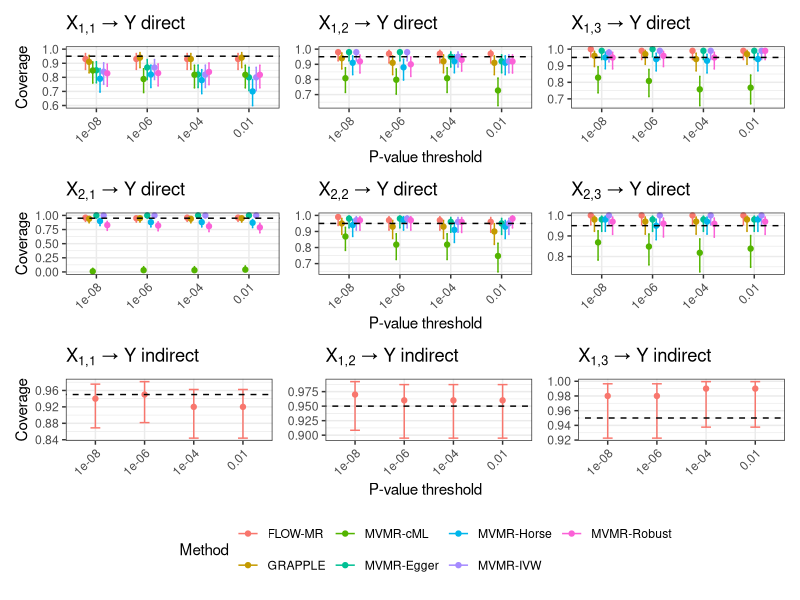
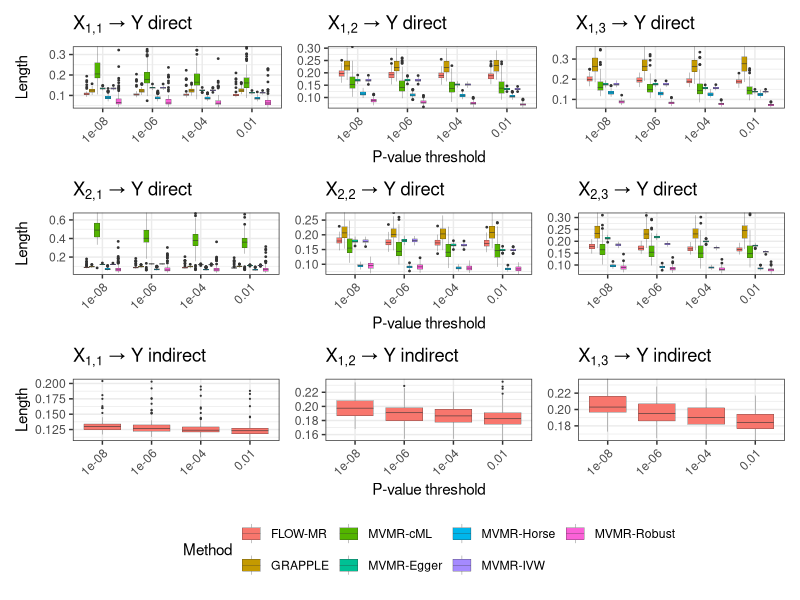

R code for these plots, in order:
library(ggplot2)
library(patchwork)
library(dplyr)
library(ggpubr)

df = read.csv("k=7_sim.csv")

df$pval = factor((df$pval), levels = c(1e-8, 1e-6, 1e-4, 1e-2))
K = 6
n = 100


true_val = c(0, 0, 0, 0.8, 0, 0)
covers = list()
for (trait in 1:K){
  df_sub = df[df$Trait == trait, ]
  df_sub = df_sub[df_sub$Method != "FLOW-MR-indirect", ]
  df_sub$result <- with(df_sub, ifelse(`lower` <= true_val[trait] & `upper` >= true_val[trait], TRUE, FALSE))
  
  coverage_df_sub <- df_sub %>%
    group_by(Method, Trait, pval) %>%
    summarize(coverage = mean(result), count = length(result)) %>%
    ungroup()
  coverage_df_sub$lower = 0
  coverage_df_sub$upper = 0
  
  for(i in 1:nrow(coverage_df_sub)){
    coverage_df_sub$lower[i] =  as.vector( 
      prop.test(x = coverage_df_sub$coverage[i] * coverage_df_sub$count[i], n = coverage_df_sub$count[i])$conf.int)[1]
    coverage_df_sub$upper[i] =  as.vector( 
      prop.test(x = coverage_df_sub$coverage[i] * coverage_df_sub$count[i], n = coverage_df_sub$count[i])$conf.int)[2]
  }
  
  covers[[trait]] = ggplot(coverage_df_sub, aes(x = pval, y = coverage, color = Method)) +
    geom_errorbar(aes(ymin = lower, ymax = upper), width = 0.2, position = position_dodge(0.5)) +
    geom_point(position = position_dodge(0.5)) +
    labs(x = "P-value threshold", y = "Coverage",  title = paste("Coverage for Exp", toString(trait), "indirect") ) +
    theme_bw() + geom_abline(slope = 0, intercept = .95,  linetype = "dashed") +    theme(axis.text.x = element_text(angle = 45, hjust = 1))+
    ylim(NA, 1) 
  
}




# Compute the Length
lengths = list()
for (trait in 1:K){
  df_sub = df[df$Trait == trait, ]
  df_sub = df_sub[df_sub$Method != "FLOW-MR-indirect", ]
  df_sub = df_sub[df_sub$length < 3, ]
  
  y_min <- quantile(df_sub$length, 0.01)  # Lower 5% quantile
  y_max <- quantile(df_sub$length, 0.99)  # Upper 95% quantile
  
  lengths[[trait]] =  ggplot(df_sub, aes(x = pval, y = length, fill = Method)) +
    geom_boxplot(outlier.size = .3,size = .1, position = position_dodge()) +  # Bar plot with dodged bars
    labs(x = "P-value threshold", y = "Length",  title = paste("Length for Exp", toString(trait), "indirect") ) +
    theme_bw() +    theme(axis.text.x = element_text(angle = 45, hjust = 1))+ coord_cartesian(ylim = c(y_min, y_max)) 
}

covers_ind = list()
true_ind = c(0.8, 0, 0)
for (trait in 1:3){
  df_sub = df[df$Method == "FLOW-MR-indirect", ]
  df_sub = df_sub[df_sub$Trait == trait, ]
  df_sub$result <- with(df_sub, ifelse(`lower` <= true_ind[trait] & `upper` >= true_ind[trait], TRUE, FALSE))
  
  coverage_df_sub <- df_sub %>%
    group_by(Method, Trait, pval) %>%
    summarize(coverage = mean(result)) %>%
    ungroup()
  coverage_df_sub$lower = 0
  coverage_df_sub$upper = 0
  
  for(i in 1:nrow(coverage_df_sub)){
    coverage_df_sub$lower[i] =  as.vector( 
      prop.test(x = coverage_df_sub$coverage[i] * n, n = n)$conf.int)[1]
    coverage_df_sub$upper[i] =  as.vector( 
      prop.test(x = coverage_df_sub$coverage[i] * n, n = n)$conf.int)[2]
  }
  
  covers_ind[[trait]] = ggplot(coverage_df_sub, aes(x = pval, y = coverage, color = Method)) +
    geom_errorbar(aes(ymin = lower, ymax = upper), width = 0.2, position = position_dodge(0.5)) +
    geom_point(position = position_dodge(0.5)) +
    labs(x = "P-value threshold", y = "Coverage",  title = paste("Coverage for Exp", toString(trait), "indirect") ) +
    theme_bw() + geom_abline(slope = 0, intercept = .95,  linetype = "dashed")+ theme(legend.position = "none")+ theme(axis.text.x = element_text(angle = 45, hjust = 1)) 
  
}

lengths_ind = list()
for (trait in 1:3){
  df_sub = df[df$Method == "FLOW-MR-indirect", ]
  
  df_sub = df_sub[df_sub$Trait == trait, ]
  df_sub = df_sub[df_sub$length < 2, ]
  y_min <- quantile(df_sub$length, 0.01)  # Lower 5% quantile
  y_max <- quantile(df_sub$length, 0.99)  # Upper 95% quantile
  
  lengths_ind[[trait]] =  ggplot(df_sub, aes(x = pval, y = length, fill = Method)) +
    geom_boxplot(outlier.size = .1, size = .1, position = position_dodge()) +  # Bar plot with dodged bars
    labs(x = "P-value threshold", y = "Length",  title = paste("Length for Exp", toString(trait), "indirect") ) +
    theme_bw()+ theme(legend.position = "none")+   theme(axis.text.x = element_text(angle = 45, hjust = 1))+ coord_cartesian(ylim = c(y_min, y_max)) 
}

c1 = wrap_plots(list(
  covers[[1]] + ggtitle(expression(X[1*","*1] ~ "→" ~ Y ~ "direct")) + theme(legend.position = "none") + 
    guides(color = "none", fill = "none", linetype = "none") ,
  covers[[2]] + theme(axis.title.y = element_blank()) + ggtitle(expression(X[1*","*2] ~ "→" ~ Y ~ "direct")) + theme(legend.position = "none") + 
    guides(color = "none", fill = "none", linetype = "none") ,
  covers[[3]] + theme(axis.title.y = element_blank()) + ggtitle(expression(X[1*","*3] ~ "→" ~ Y ~ "direct")) + theme(legend.position = "none")+ 
    guides(color = "none", fill = "none", linetype = "none") 
), nrow = 1) +
  plot_layout(guides = 'collect', axis_titles = "collect")  # Collect legends here

c2 = wrap_plots(list(
  covers[[4]] + ggtitle(expression(X[2*","*1] ~ "→" ~ Y ~ "direct")),
  covers[[5]] + theme(axis.title.y = element_blank()) + ggtitle(expression(X[2*","*2]~ "→" ~ Y ~ "direct")),
  covers[[6]] + theme(axis.title.y = element_blank()) + ggtitle(expression(X[2*","*3] ~ "→" ~ Y ~ "direct"))
), nrow = 1) +
  plot_layout(axis_titles = "collect") + theme(legend.position = "none")  # Remove legend for c2

c3 = wrap_plots(list(
  covers_ind[[1]] + ggtitle(expression(X[1*","*1] ~ "→" ~ Y ~ "indirect")) + theme(legend.position = "none") + 
    guides(color = "none", fill = "none", linetype = "none") ,
  covers_ind[[2]] + theme(axis.title.y = element_blank()) + ggtitle(expression(X[1*","*2] ~ "→" ~ Y ~ "indirect")) + theme(legend.position = "none") + 
    guides(color = "none", fill = "none", linetype = "none") ,
  covers_ind[[3]] + theme(axis.title.y = element_blank()) + ggtitle(expression(X[1*","*3] ~ "→" ~ Y ~ "indirect")) + theme(legend.position = "none")+ 
    guides(color = "none", fill = "none", linetype = "none") 
), nrow = 1) +
  plot_layout(axis_titles = "collect") + theme(legend.position = "none")  # Remove legend for c3

# Combine all and set only c1's legend to appear at the bottom
wrap_plots(list(c1, c2, c3), nrow = 3) + 
  plot_layout(guides = 'collect') & 
  theme(legend.position = "bottom")



c1 = wrap_plots(list(lengths[[1]] + ggtitle(expression(X[1*","*1] ~ "→" ~ Y ~ "direct"))+  theme(legend.position = "none") + 
                       guides(color = "none", fill = "none", linetype = "none") ,
                     lengths[[2]]+ theme(axis.title.y = element_blank()) + ggtitle(expression(X[1*","*2] ~ "→" ~ Y ~ "direct")) +  theme(legend.position = "none")+ 
                       guides(color = "none", fill = "none", linetype = "none") ,
                     lengths[[3]]+ theme(axis.title.y = element_blank()) + ggtitle(expression(X[1*","*3] ~ "→" ~ Y ~ "direct")) +  theme(legend.position = "none")+ 
                       guides(color = "none", fill = "none", linetype = "none") 
), nrow = 1) +
  plot_layout(guides = 'collect',axis_titles = "collect") 

c2  = wrap_plots(list(lengths[[4]] + ggtitle(expression(X[2*","*1] ~ "→" ~ Y ~ "direct"))  ,
                      lengths[[5]]+ theme(axis.title.y = element_blank()) + ggtitle(expression(X[2*","*2] ~ "→" ~ Y ~ "direct")),
                      lengths[[6]]+ theme(axis.title.y = element_blank()) + ggtitle(expression(X[2*","*3] ~ "→" ~ Y ~ "direct"))
), nrow = 1) +
  plot_layout(axis_titles = "collect") + theme(legend.position = "none")

c3 = wrap_plots(list(lengths_ind[[1]]+ ggtitle(expression(X[1*","*1] ~ "→" ~ Y ~ "indirect"))  +  theme(legend.position = "none")+ 
                       guides(color = "none", fill = "none", linetype = "none") ,
                     lengths_ind[[2]]+ theme(axis.title.y = element_blank()) + ggtitle(expression(X[1*","*2] ~ "→" ~ Y ~ "indirect")) +  theme(legend.position = "none")+ 
                       guides(color = "none", fill = "none", linetype = "none") ,
                     lengths_ind[[3]]+ theme(axis.title.y = element_blank()) + ggtitle(expression(X[1*","*3] ~ "→" ~ Y ~ "indirect")) +  theme(legend.position = "none")+ 
                       guides(color = "none", fill = "none", linetype = "none") 
), nrow = 1) +
  plot_layout(guides = 'collect',axis_titles = "collect")  +  theme(legend.position = "none")


wrap_plots(list(c1 ,c2,c3
), nrow = 3) +  plot_layout(guides = 'collect') & 
  theme(legend.position = "bottom")


